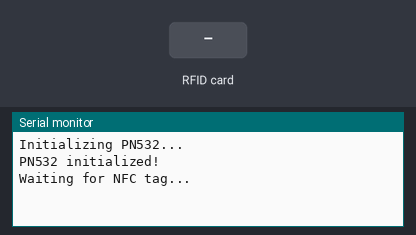
Simulated run of this sketch. Board: ESP32. Shown: the last lines printed to the serial monitor. The test bench sets the inputs (shaded band).

Above: at 1.2 s.
1.3 s: RFID card 5E 7A 19 C4 held to the reader
At 1.7 s:
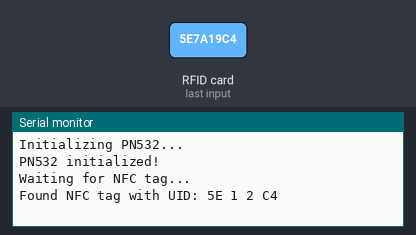
At 3.7 s:
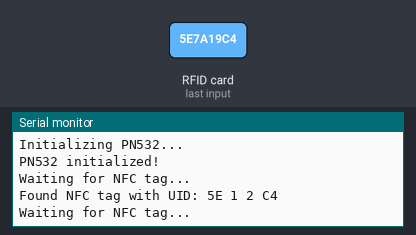

The sketch:

nfc.ino
```cpp
#include <Wire.h>
#include <Adafruit_PN532.h>


#define SDA_PIN 21
#define SCL_PIN 22
Adafruit_PN532 nfc(SDA_PIN, SCL_PIN);

void setup() {
    Serial.begin(115200);
    Serial.println("Initializing PN532...");
    nfc.begin();

    uint32_t version = nfc.getFirmwareVersion();
    if (!version) {
        Serial.println("Didn't find PN532 board");
        while (1);
    }

    nfc.SAMConfig();
    Serial.println("PN532 initialized!");
}

void loop() {
    Serial.println("Waiting for NFC tag...");
    uint8_t success;
    uint8_t uid[] = {0};
    uint8_t uidLength;

    success = nfc.readPassiveTargetID(PN532_MIFARE_ISO14443A, uid, &uidLength);
    if (success) {
        Serial.print("Found NFC tag with UID: ");
        for (uint8_t i = 0; i < uidLength; i++) {
            Serial.print(uid[i], HEX);
            Serial.print(" ");
        }
        Serial.println();
    }
    delay(1000);
}
```

Measured:
- after the input at 1.3 s, the serial monitor: prints a new line at once (image 1)
